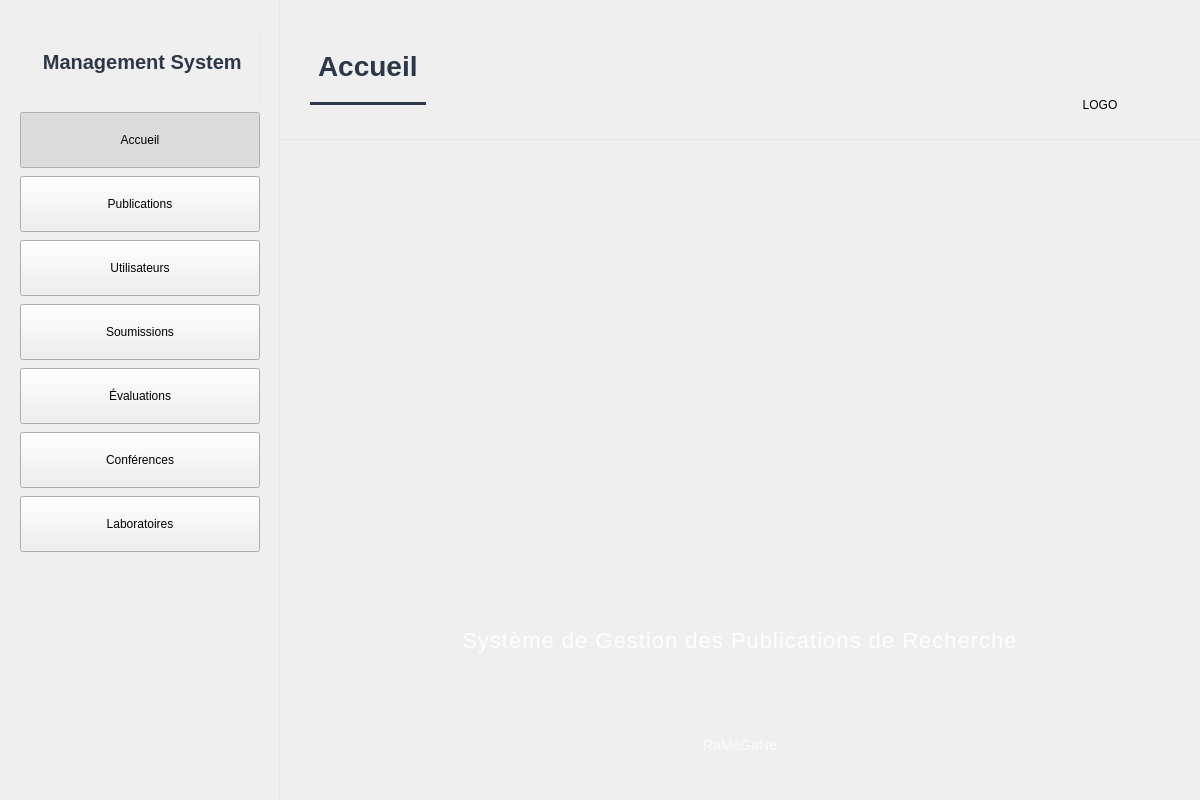
<?xml version="1.0" encoding="UTF-8"?>
<ui version="4.0">
 <class>MainWindow</class>
 <widget class="QMainWindow" name="MainWindow">
  <property name="geometry">
   <rect>
    <x>0</x>
    <y>0</y>
    <width>1200</width>
    <height>800</height>
   </rect>
  </property>
  <property name="minimumSize">
   <size>
    <width>1200</width>
    <height>800</height>
   </size>
  </property>
  <property name="windowTitle">
   <string>Système de Gestion des Publications de Recherche</string>
  </property>
  <widget class="QWidget" name="centralwidget">
   <layout class="QHBoxLayout" name="mainLayout">
    <property name="spacing">
     <number>0</number>
    </property>
    <property name="leftMargin">
     <number>0</number>
    </property>
    <property name="topMargin">
     <number>0</number>
    </property>
    <property name="rightMargin">
     <number>0</number>
    </property>
    <property name="bottomMargin">
     <number>0</number>
    </property>
    <item>
     <widget class="QWidget" name="sidebar" native="true">
      <property name="minimumSize">
       <size>
        <width>280</width>
        <height>0</height>
       </size>
      </property>
      <property name="maximumSize">
       <size>
        <width>280</width>
        <height>16777215</height>
       </size>
      </property>
      <property name="styleSheet">
       <string notr="true">QWidget {
    background: qlineargradient(x1:0, y1:0, x2:0, y2:1, 
    stop:0 #f8fafc, stop:1 #f1f5f9);
    border-right: 1px solid #e2e8f0;
}</string>
      </property>
      <layout class="QVBoxLayout" name="sidebarLayout">
       <property name="spacing">
        <number>8</number>
       </property>
       <property name="leftMargin">
        <number>20</number>
       </property>
       <property name="topMargin">
        <number>30</number>
       </property>
       <property name="rightMargin">
        <number>20</number>
       </property>
       <property name="bottomMargin">
        <number>30</number>
       </property>
       <item>
        <widget class="QLabel" name="appTitle">
         <property name="text">
          <string> Management System</string>
         </property>
         <property name="alignment">
          <set>Qt::AlignCenter</set>
         </property>
         <property name="styleSheet">
          <string notr="true">QLabel {
    color: #2d3748;
    font-size: 20px;
    font-weight: 600;
    padding: 20px 0px 30px 0px;
    text-align: center;
    background-color: transparent;
}</string>
         </property>
        </widget>
       </item>
       <item>
        <widget class="QPushButton" name="accueilBtn">
         <property name="minimumSize">
          <size>
           <width>0</width>
           <height>56</height>
          </size>
         </property>
         <property name="maximumSize">
          <size>
           <width>16777215</width>
           <height>56</height>
          </size>
         </property>
         <property name="text">
          <string>Accueil</string>
         </property>
         <property name="checkable">
          <bool>true</bool>
         </property>
         <property name="checked">
          <bool>true</bool>
         </property>
        </widget>
       </item>
       <item>
        <widget class="QPushButton" name="publicationsBtn">
         <property name="minimumSize">
          <size>
           <width>0</width>
           <height>56</height>
          </size>
         </property>
         <property name="maximumSize">
          <size>
           <width>16777215</width>
           <height>56</height>
          </size>
         </property>
         <property name="text">
          <string>Publications</string>
         </property>
         <property name="checkable">
          <bool>true</bool>
         </property>
        </widget>
       </item>
       <item>
        <widget class="QPushButton" name="utilisateursBtn">
         <property name="minimumSize">
          <size>
           <width>0</width>
           <height>56</height>
          </size>
         </property>
         <property name="maximumSize">
          <size>
           <width>16777215</width>
           <height>56</height>
          </size>
         </property>
         <property name="text">
          <string>Utilisateurs</string>
         </property>
         <property name="checkable">
          <bool>true</bool>
         </property>
        </widget>
       </item>
       <item>
        <widget class="QPushButton" name="soumissionsBtn">
         <property name="minimumSize">
          <size>
           <width>0</width>
           <height>56</height>
          </size>
         </property>
         <property name="maximumSize">
          <size>
           <width>16777215</width>
           <height>56</height>
          </size>
         </property>
         <property name="text">
          <string>Soumissions</string>
         </property>
         <property name="checkable">
          <bool>true</bool>
         </property>
        </widget>
       </item>
       <item>
        <widget class="QPushButton" name="evaluationsBtn">
         <property name="minimumSize">
          <size>
           <width>0</width>
           <height>56</height>
          </size>
         </property>
         <property name="maximumSize">
          <size>
           <width>16777215</width>
           <height>56</height>
          </size>
         </property>
         <property name="text">
          <string>Évaluations</string>
         </property>
         <property name="checkable">
          <bool>true</bool>
         </property>
        </widget>
       </item>
       <item>
        <widget class="QPushButton" name="conferencesBtn">
         <property name="minimumSize">
          <size>
           <width>0</width>
           <height>56</height>
          </size>
         </property>
         <property name="maximumSize">
          <size>
           <width>16777215</width>
           <height>56</height>
          </size>
         </property>
         <property name="text">
          <string>Conférences</string>
         </property>
         <property name="checkable">
          <bool>true</bool>
         </property>
        </widget>
       </item>
       <item>
        <widget class="QPushButton" name="laboratoiresBtn">
         <property name="minimumSize">
          <size>
           <width>0</width>
           <height>56</height>
          </size>
         </property>
         <property name="maximumSize">
          <size>
           <width>16777215</width>
           <height>56</height>
          </size>
         </property>
         <property name="text">
          <string>Laboratoires</string>
         </property>
         <property name="checkable">
          <bool>true</bool>
         </property>
        </widget>
       </item>
       <item>
        <spacer name="verticalSpacer">
         <property name="orientation">
          <enum>Qt::Vertical</enum>
         </property>
         <property name="sizeHint" stdset="0">
          <size>
           <width>20</width>
           <height>40</height>
          </size>
         </property>
        </spacer>
       </item>
      </layout>
     </widget>
    </item>
    <item>
     <widget class="QWidget" name="contentArea" native="true">
      <layout class="QVBoxLayout" name="contentLayout">
       <property name="spacing">
        <number>0</number>
       </property>
       <property name="leftMargin">
        <number>0</number>
       </property>
       <property name="topMargin">
        <number>0</number>
       </property>
       <property name="rightMargin">
        <number>0</number>
       </property>
       <property name="bottomMargin">
        <number>0</number>
       </property>
       <item>
        <widget class="QWidget" name="headerWidget" native="true">
         <property name="minimumSize">
          <size>
           <width>0</width>
           <height>140</height>
          </size>
         </property>
         <property name="maximumSize">
          <size>
           <width>16777215</width>
           <height>140</height>
          </size>
         </property>
         <property name="styleSheet">
          <string notr="true">background: qlineargradient(x1:0, y1:0, x2:1, y2:0, 
stop:0 #ffffff, stop:1 #f8fafc);
border-bottom: 1px solid #e2e8f0;</string>
         </property>
         <layout class="QHBoxLayout" name="headerLayout">
          <property name="leftMargin">
           <number>30</number>
          </property>
          <property name="topMargin">
           <number>35</number>
          </property>
          <property name="rightMargin">
           <number>30</number>
          </property>
          <property name="bottomMargin">
           <number>35</number>
          </property>
          <item>
           <widget class="QLabel" name="titleLabel">
            <property name="text">
             <string>Accueil</string>
            </property>
            <property name="styleSheet">
             <string notr="true">font-size: 28px;
font-weight: 600;
color: #2d3748;
background-color: transparent;
border-bottom: 3px solid #2d3748;
padding-bottom: 5px;</string>
            </property>
           </widget>
          </item>
          <item>
           <spacer name="horizontalSpacer">
            <property name="orientation">
             <enum>Qt::Horizontal</enum>
            </property>
            <property name="sizeHint" stdset="0">
             <size>
              <width>40</width>
              <height>20</height>
             </size>
            </property>
           </spacer>
          </item>
          <item>
           <widget class="QLabel" name="logoLabel">
            <property name="minimumSize">
             <size>
              <width>140</width>
              <height>140</height>
             </size>
            </property>
            <property name="maximumSize">
             <size>
              <width>140</width>
              <height>140</height>
             </size>
            </property>
            <property name="text">
             <string>LOGO</string>
            </property>
            <property name="alignment">
             <set>Qt::AlignCenter</set>
            </property>
            <property name="styleSheet">
             <string notr="true">background-color: transparent;
border: none;
padding: 5px;</string>
            </property>
           </widget>
          </item>
         </layout>
        </widget>
       </item>
       <item>
        <widget class="QStackedWidget" name="stackedWidget">
         <property name="currentIndex">
          <number>0</number>
         </property>
         <widget class="QWidget" name="accueilPage">
          <property name="styleSheet">
           <string notr="true">background: qlineargradient(x1:0, y1:0, x2:1, y2:1, 
stop:0 #667eea, stop:1 #764ba2);</string>
          </property>
          <layout class="QVBoxLayout" name="accueilLayout">
           <property name="spacing">
            <number>0</number>
           </property>
           <property name="leftMargin">
            <number>0</number>
           </property>
           <property name="topMargin">
            <number>0</number>
           </property>
           <property name="rightMargin">
            <number>0</number>
           </property>
           <property name="bottomMargin">
            <number>0</number>
           </property>
           <item>
            <widget class="QWidget" name="centerContainer" native="true">
             <property name="styleSheet">
              <string notr="true">background-color: transparent;</string>
             </property>
             <layout class="QVBoxLayout" name="centerLayout">
              <property name="spacing">
               <number>30</number>
              </property>
              <property name="leftMargin">
               <number>20</number>
              </property>
              <property name="topMargin">
               <number>20</number>
              </property>
              <property name="rightMargin">
               <number>20</number>
              </property>
              <property name="bottomMargin">
               <number>20</number>
              </property>
              <item>
               <widget class="QLabel" name="hugeLogo">
                <property name="minimumSize">
                 <size>
                  <width>600</width>
                  <height>400</height>
                 </size>
                </property>
                <property name="text">
                 <string/>
                </property>
                <property name="alignment">
                 <set>Qt::AlignCenter</set>
                </property>
                <property name="styleSheet">
                 <string notr="true">background-color: transparent;
border: none;
padding: 0px;</string>
                </property>
                <property name="scaledContents">
                 <bool>false</bool>
                </property>
               </widget>
              </item>
              <item>
               <widget class="QLabel" name="welcomeText">
                <property name="text">
                 <string>Système de Gestion des Publications de Recherche</string>
                </property>
                <property name="alignment">
                 <set>Qt::AlignCenter</set>
                </property>
                <property name="wordWrap">
                 <bool>true</bool>
                </property>
                <property name="styleSheet">
                 <string notr="true">font-size: 22px;
font-weight: 300;
color: rgba(255,255,255,0.95);
text-align: center;
background-color: transparent;
margin-top: 20px;
letter-spacing: 1px;</string>
                </property>
               </widget>
              </item>
              <item>
               <widget class="QLabel" name="versionText">
                <property name="text">
                 <string>RaMeGaNe</string>
                </property>
                <property name="alignment">
                 <set>Qt::AlignCenter</set>
                </property>
                <property name="styleSheet">
                 <string notr="true">font-size: 14px;
font-weight: 300;
color: rgba(255,255,255,0.7);
text-align: center;
background-color: transparent;
margin-top: 10px;</string>
                </property>
               </widget>
              </item>
             </layout>
            </widget>
           </item>
          </layout>
         </widget>
         <widget class="QWidget" name="publicationsPage">
          <property name="styleSheet">
           <string notr="true">background-color: #f5f5f5;</string>
          </property>
         </widget>
         <widget class="QWidget" name="utilisateursPage">
          <property name="styleSheet">
           <string notr="true">background: qlineargradient(x1:0, y1:0, x2:1, y2:1, 
stop:0 #f0fff4, stop:1 #f7fafc);</string>
          </property>
         </widget>
         <widget class="QWidget" name="soumissionsPage">
          <property name="styleSheet">
           <string notr="true">background: qlineargradient(x1:0, y1:0, x2:1, y2:1, 
stop:0 #fffaf0, stop:1 #f7fafc);</string>
          </property>
         </widget>
         <widget class="QWidget" name="evaluationsPage">
          <property name="styleSheet">
           <string notr="true">background: qlineargradient(x1:0, y1:0, x2:1, y2:1, 
stop:0 #faf5ff, stop:1 #f7fafc);</string>
          </property>
         </widget>
         <widget class="QWidget" name="conferencesPage">
          <property name="styleSheet">
           <string notr="true">background: qlineargradient(x1:0, y1:0, x2:1, y2:1, 
stop:0 #f0fdfa, stop:1 #f7fafc);</string>
          </property>
         </widget>
         <widget class="QWidget" name="laboratoiresPage">
          <property name="styleSheet">
           <string notr="true">background: qlineargradient(x1:0, y1:0, x2:1, y2:1, 
stop:0 #fff5f5, stop:1 #f7fafc);</string>
          </property>
         </widget>
        </widget>
       </item>
      </layout>
     </widget>
    </item>
   </layout>
  </widget>
 </widget>
 <resources/>
 <connections/>
</ui>
